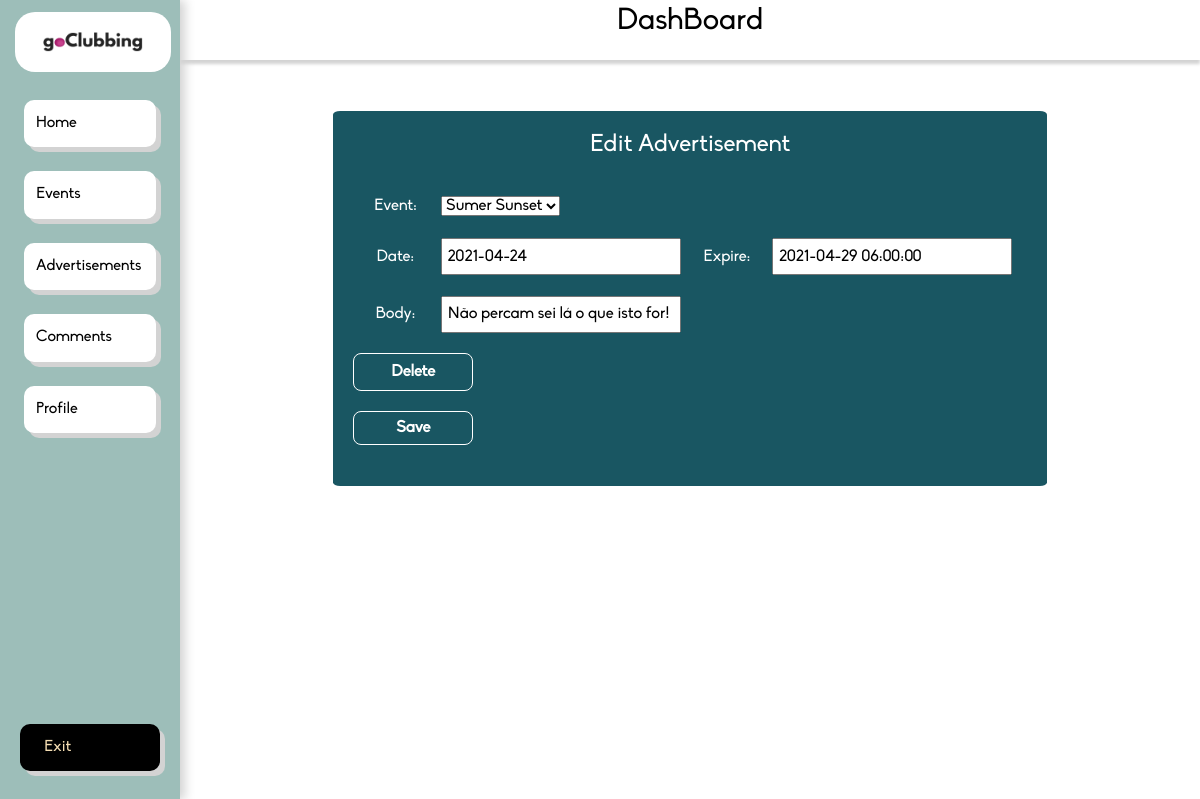
The app's page /dashboard/ad/1/ (signed in), older data.
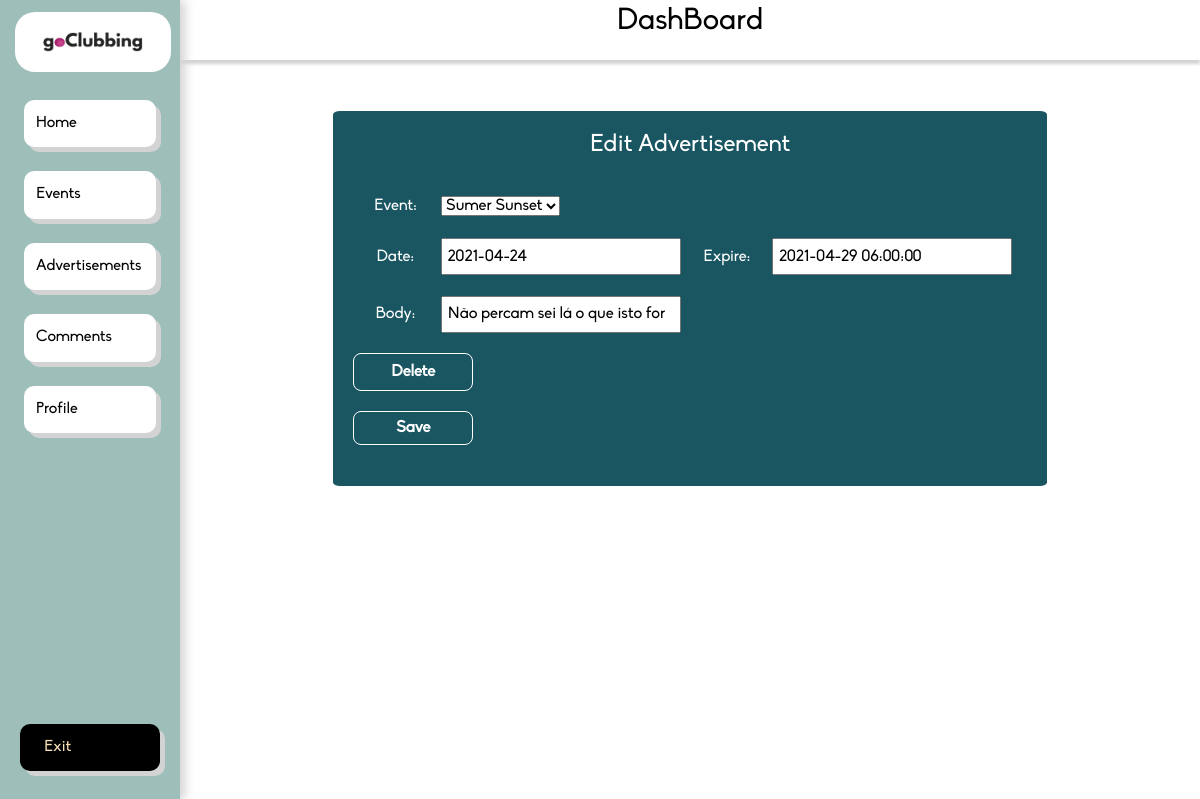
The same page, newer data.
### app/models.py (models this page shows)
class Advertisement(models.Model):
    event = models.ForeignKey(Event, on_delete=models.CASCADE)
    date=models.DateTimeField()
    expire=models.DateTimeField()
    body=models.CharField(max_length=100)

### app/views.py (the view)
# urls.py: path('dashboard/ad/<int:num>/', dashboard_ad, name='dashboard_ad'),
def dashboard_ad(request, num):
    if not request.user.is_authenticated or request.user.is_superuser:
        return redirect('/login/')
    current_ad = Advertisement.objects.get(id=num)
    if request.method == 'POST':
        form = AdvertForm(request.POST)
        if form.is_valid():
            current_ad.event = form.cleaned_data["event"]
            current_ad.date = form.cleaned_data["date"]
            current_ad.expire = form.cleaned_data["expire"]
            current_ad.body = form.cleaned_data["body"]
            current_ad.save()
            events = Event.objects.all()
            ads = Advertisement.objects.all()
            comments = Comment.objects.all()
            tparams = {'events': events, 'ads': ads, 'comments': comments,
                       'self': Business.objects.get(user_id=request.user.id)}
            return render(request, "dash_home.html", tparams)
        else:
            form = AdvertForm(initial={'event': current_ad.event, 'date': current_ad.date, 'expire': current_ad.expire, 'body': current_ad.body})
            return render(request, "dash_ad.html.html", {'num': num, 'form': form, 'error': True, 'message': form.errors})
    else:
        form = AdvertForm(initial={'event': current_ad.event, 'date': current_ad.date, 'expire': current_ad.expire,'body': current_ad.body})
        return render(request, "dash_ad.html", {'num': num, 'form': form, 'error': False})

### app/forms.py
class AdvertForm(forms.Form):
    event = forms.ModelChoiceField(queryset=Event.objects.all())
    date = forms.DateTimeField(widget=forms.DateInput(attrs={'type': 'date-local'}))
    expire = forms.DateTimeField()
    body = forms.CharField(max_length=100)

### app/models.py (called while the page is built)
    def __str__(self):
        return self.name

### app/templates/dash_ad.html (shortened to what this page needs)
{% extends "dashboard.html" %}
{% load static %}
{% block content %}
    <div id="formus">
        <form action="." method="post">
            <h4 class="form-title">Edit Advertisement</h4>
            <div class="form-group">
                {{ form.event.label_tag }}
                {{ form.event }}
            </div>
            <div class="form-group">
                {{ form.date.label_tag }}
                {{ form.date }}
                {{ form.expire.label_tag }}
                {{ form.expire }}
            </div>
            <div class="form-group">
                {{ form.body.label_tag }}
                {{ form.body }}
            </div>
            <div class="form-group col-md-offset-2 col-md-10">
                <a type="delete" value="Delete" class="btn btn-default" href="{% url 'dashboard_ad_delete' num=num %}">Delete</a>
            </div>
            <div class="form-group col-md-offset-2 col-md-10">
                <input type="submit" value="Save" class="btn btn-default">
            </div>
        </form>
    </div>
{% endblock %}

Row changes from the older to the newer data that the page shows:
changed Advertisement "Sumer Sunset": body "Não percam sei lá o que isto for!" → "Não percam sei lá o que isto for"
